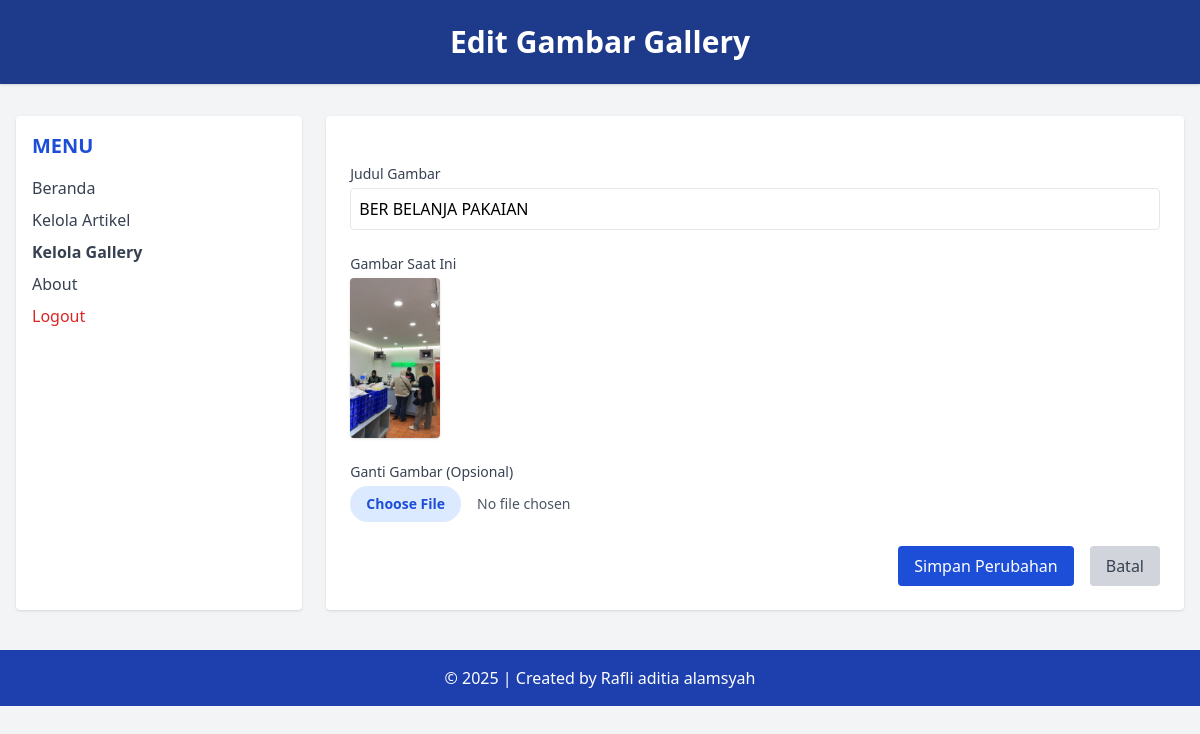
Screenshot of /admin/edit_gallery.php?id_gallery=1 (signed in) with the database file from the repository.
### tables this page shows
CREATE TABLE `tbl_gallery` (
  `id_gallery` int(5) NOT NULL,
  `judul` text NOT NULL,
  `foto` text NOT NULL
);

### admin/edit_gallery.php (the view, shortened to what this page needs)
<?php
include('../koneksi.php');
$id = $_GET['id_gallery'];
$sql = "SELECT * FROM tbl_gallery WHERE id_gallery = '$id'";
$query = mysqli_query($db, $sql);
$data = mysqli_fetch_array($query);
?>
<!DOCTYPE html>
<html lang="en">
<head>
  <script src="https://cdn.tailwindcss.com"></script>
</head>
<body class="bg-gray-100 min-h-screen">
  <header class="bg-blue-900 text-white text-center py-6 shadow">
    <h1 class="text-3xl font-bold">Edit Gambar Gallery</h1>
  </header>
  <div class="flex max-w-7xl mx-auto mt-8 px-4">
    <aside class="w-1/4 bg-white rounded shadow p-4">
      <h2 class="text-xl font-semibold text-blue-700 mb-4 text
center">MENU</h2>
      <ul class="space-y-2 text-gray-700">
        <li><a href="beranda_admin.php" class="block hover:text-blue
600">Beranda</a></li>
        <li><a href="data_artikel.php" class="block hover:text-blue
600">Kelola Artikel</a></li>
        <li><a href="data_gallery.php" class="block font-semibold text-blue
800">Kelola Gallery</a></li>
        <li><a href="about.php" class="block hover:text-blue
600">About</a></li>
        <li>
          <a href="logout.php" onclick="return confirm('Apakah anda yakin ingin keluar?');"
             class="block text-red-600 hover:underline font
medium">Logout</a>
        </li>
      </ul>
    </aside>
    <main class="w-3/4 bg-white rounded shadow p-6 ml-6">
      <form action="proses_edit_gallery.php" method="post"
enctype="multipart/form-data" class="space-y-6">
        <div>
          <label for="judul" class="block text-sm font-medium text-gray-700
mb-1">Judul Gambar</label>
          <input type="text" id="judul" name="judul" required
            value="<?php echo htmlspecialchars($data['judul']); ?>"
            class="w-full p-2 border rounded focus:outline-none focus:ring
focus:border-blue-500">
        </div>
         <div>
          <label class="block text-sm font-medium text-gray-700 mb-1">Gambar
Saat Ini</label>
          <img src="../images/<?php echo $data['foto']; ?>" class="h-40
rounded shadow mb-3" alt="Foto Lama">
        </div>
        <div>
          <label for="foto" class="block text-sm font-medium text-gray-700
mb-1">Ganti Gambar (Opsional)</label>
          <input type="file" id="foto" name="foto" accept="image/*"
            class="block w-full text-sm text-gray-600 file:mr-4 file:py-2
file:px-4 file:rounded-full file:border-0 file:text-sm file:font-semibold
file:bg-blue-100 file:text-blue-700 hover:file:bg-blue-200">
        </div>
        <div class="flex justify-end space-x-4">
          <button type="submit"
            class="bg-blue-700 text-white px-4 py-2 rounded hover:bg-blue
800 transition">Simpan Perubahan</button>
          <a href="data_gallery.php"
            class="bg-gray-300 text-gray-700 px-4 py-2 rounded hover:bg
gray-400 transition">Batal</a>
        </div>
      </form>
    </main>
  </div>
  <footer class="bg-blue-800 text-white text-center py-4 mt-10">
    &copy; <?php echo date('Y'); ?> | Created by Rafli aditia alamsyah
  </footer>
</body>
</html>

### rows the page displays
tbl_gallery: judul "BER BELANJA PAKAIAN", foto (picture)
